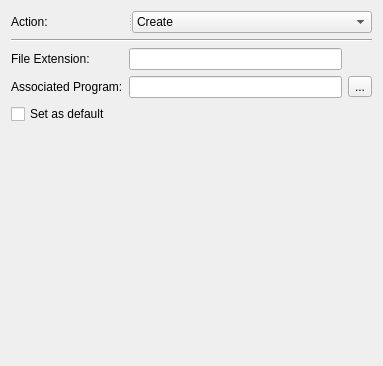
<?xml version="1.0" encoding="UTF-8"?>
<ui version="4.0">
 <class>OpenWithWidget</class>
 <widget class="QWidget" name="OpenWithWidget">
  <property name="geometry">
   <rect>
    <x>0</x>
    <y>0</y>
    <width>383</width>
    <height>366</height>
   </rect>
  </property>
  <property name="windowTitle">
   <string>Form</string>
  </property>
  <layout class="QGridLayout" name="gridLayout">
   <item row="1" column="0" colspan="3">
    <widget class="Line" name="line">
     <property name="orientation">
      <enum>Qt::Horizontal</enum>
     </property>
    </widget>
   </item>
   <item row="2" column="0">
    <widget class="QLabel" name="fileLabel">
     <property name="font">
      <font>
       <pointsize>9</pointsize>
      </font>
     </property>
     <property name="text">
      <string>File Extension:</string>
     </property>
     <property name="buddy">
      <cstring>fileLineEdit</cstring>
     </property>
    </widget>
   </item>
   <item row="2" column="1">
    <widget class="QLineEdit" name="fileLineEdit">
     <property name="text">
      <string/>
     </property>
    </widget>
   </item>
   <item row="3" column="0">
    <widget class="QLabel" name="associatedProgramLabel">
     <property name="font">
      <font>
       <pointsize>9</pointsize>
      </font>
     </property>
     <property name="text">
      <string>Associated Program:</string>
     </property>
     <property name="buddy">
      <cstring>associatedProgramLineEdit</cstring>
     </property>
    </widget>
   </item>
   <item row="3" column="1">
    <widget class="QLineEdit" name="associatedProgramLineEdit">
     <property name="text">
      <string/>
     </property>
    </widget>
   </item>
   <item row="3" column="2">
    <widget class="QToolButton" name="associatedProgramToolButton">
     <property name="text">
      <string>...</string>
     </property>
    </widget>
   </item>
   <item row="4" column="0" colspan="3">
    <widget class="QCheckBox" name="defaultCheckBox">
     <property name="text">
      <string>Set as default</string>
     </property>
    </widget>
   </item>
   <item row="5" column="0" colspan="3">
    <spacer name="verticalSpacer">
     <property name="orientation">
      <enum>Qt::Vertical</enum>
     </property>
     <property name="sizeType">
      <enum>QSizePolicy::MinimumExpanding</enum>
     </property>
     <property name="sizeHint" stdset="0">
      <size>
       <width>20</width>
       <height>104</height>
      </size>
     </property>
    </spacer>
   </item>
   <item row="0" column="0" colspan="3">
    <widget class="QSplitter" name="splitter_2">
     <property name="orientation">
      <enum>Qt::Horizontal</enum>
     </property>
     <widget class="QLabel" name="actionLabel">
      <property name="text">
       <string>Action:</string>
      </property>
      <property name="buddy">
       <cstring>actionComboBox</cstring>
      </property>
     </widget>
     <widget class="QComboBox" name="actionComboBox">
      <property name="currentText">
       <string>Create</string>
      </property>
      <item>
       <property name="text">
        <string>Create</string>
       </property>
      </item>
      <item>
       <property name="text">
        <string>Replace</string>
       </property>
      </item>
      <item>
       <property name="text">
        <string>Update</string>
       </property>
      </item>
      <item>
       <property name="text">
        <string>Delete</string>
       </property>
      </item>
     </widget>
    </widget>
   </item>
  </layout>
 </widget>
 <tabstops>
  <tabstop>actionComboBox</tabstop>
  <tabstop>fileLineEdit</tabstop>
  <tabstop>associatedProgramLineEdit</tabstop>
  <tabstop>associatedProgramToolButton</tabstop>
  <tabstop>defaultCheckBox</tabstop>
 </tabstops>
 <resources/>
 <connections/>
</ui>
